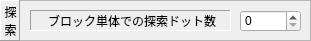
  <widget class="QFrame" name="frame_27">
   <property name="geometry">
    <rect>
     <x>10</x>
     <y>660</y>
     <width>311</width>
     <height>41</height>
    </rect>
   </property>
   <property name="frameShape">
    <enum>QFrame::Shape::StyledPanel</enum>
   </property>
   <property name="frameShadow">
    <enum>QFrame::Shadow::Sunken</enum>
   </property>
   <widget class="QLabel" name="label_90">
    <property name="geometry">
     <rect>
      <x>0</x>
      <y>0</y>
      <width>20</width>
      <height>41</height>
     </rect>
    </property>
    <property name="frameShape">
     <enum>QFrame::Shape::Panel</enum>
    </property>
    <property name="frameShadow">
     <enum>QFrame::Shadow::Raised</enum>
    </property>
    <property name="text">
     <string>探
索</string>
    </property>
    <property name="alignment">
     <set>Qt::AlignmentFlag::AlignCenter|Qt::AlignmentFlag::AlignHCenter|Qt::AlignmentFlag::AlignLeading|Qt::AlignmentFlag::AlignLeft|Qt::AlignmentFlag::AlignVCenter</set>
    </property>
    <property name="indent">
     <number>1</number>
    </property>
   </widget>
   <widget class="QFrame" name="frame_28">
    <property name="geometry">
     <rect>
      <x>10</x>
      <y>120</y>
      <width>371</width>
      <height>101</height>
     </rect>
    </property>
    <property name="frameShape">
     <enum>QFrame::Shape::StyledPanel</enum>
    </property>
    <property name="frameShadow">
     <enum>QFrame::Shadow::Sunken</enum>
    </property>
    <widget class="QLabel" name="label_91">
     <property name="geometry">
      <rect>
       <x>0</x>
       <y>0</y>
       <width>20</width>
       <height>61</height>
      </rect>
     </property>
     <property name="frameShape">
      <enum>QFrame::Shape::Panel</enum>
     </property>
     <property name="frameShadow">
      <enum>QFrame::Shadow::Raised</enum>
     </property>
     <property name="text">
      <string>輝
度</string>
     </property>
     <property name="alignment">
      <set>Qt::AlignmentFlag::AlignCenter|Qt::AlignmentFlag::AlignHCenter|Qt::AlignmentFlag::AlignLeading|Qt::AlignmentFlag::AlignLeft|Qt::AlignmentFlag::AlignVCenter</set>
     </property>
     <property name="indent">
      <number>1</number>
     </property>
    </widget>
   </widget>
   <widget class="QSpinBox" name="EditSelfSearch">
    <property name="geometry">
     <rect>
      <x>240</x>
      <y>10</y>
      <width>61</width>
      <height>22</height>
     </rect>
    </property>
   </widget>
   <widget class="QLabel" name="label_92">
    <property name="geometry">
     <rect>
      <x>30</x>
      <y>10</y>
      <width>201</width>
      <height>21</height>
     </rect>
    </property>
    <property name="frameShape">
     <enum>QFrame::Shape::Panel</enum>
    </property>
    <property name="frameShadow">
     <enum>QFrame::Shadow::Sunken</enum>
    </property>
    <property name="text">
     <string>ブロック単体での探索ドット数</string>
    </property>
    <property name="alignment">
     <set>Qt::AlignmentFlag::AlignCenter|Qt::AlignmentFlag::AlignHCenter|Qt::AlignmentFlag::AlignLeading|Qt::AlignmentFlag::AlignLeft|Qt::AlignmentFlag::AlignVCenter</set>
    </property>
   </widget>
  </widget>
